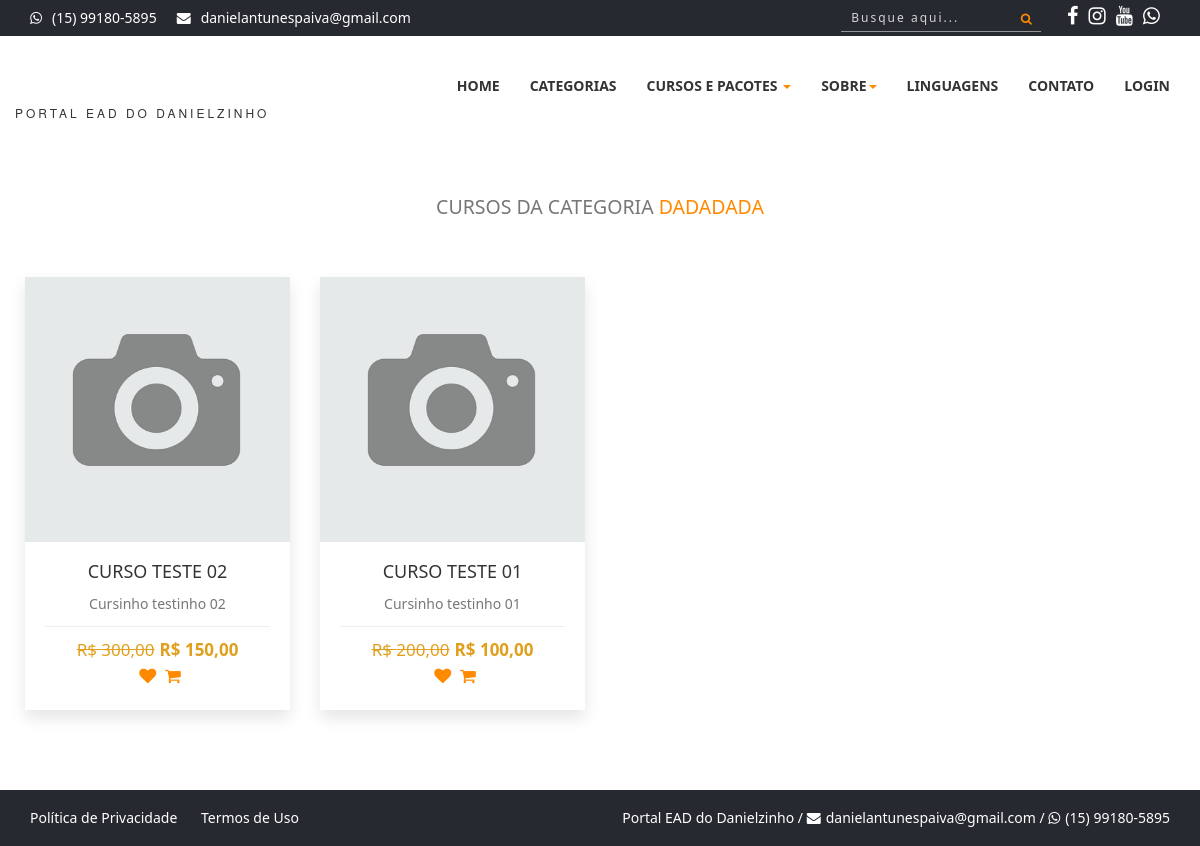
The app's page /categoria-dadadada, older data.
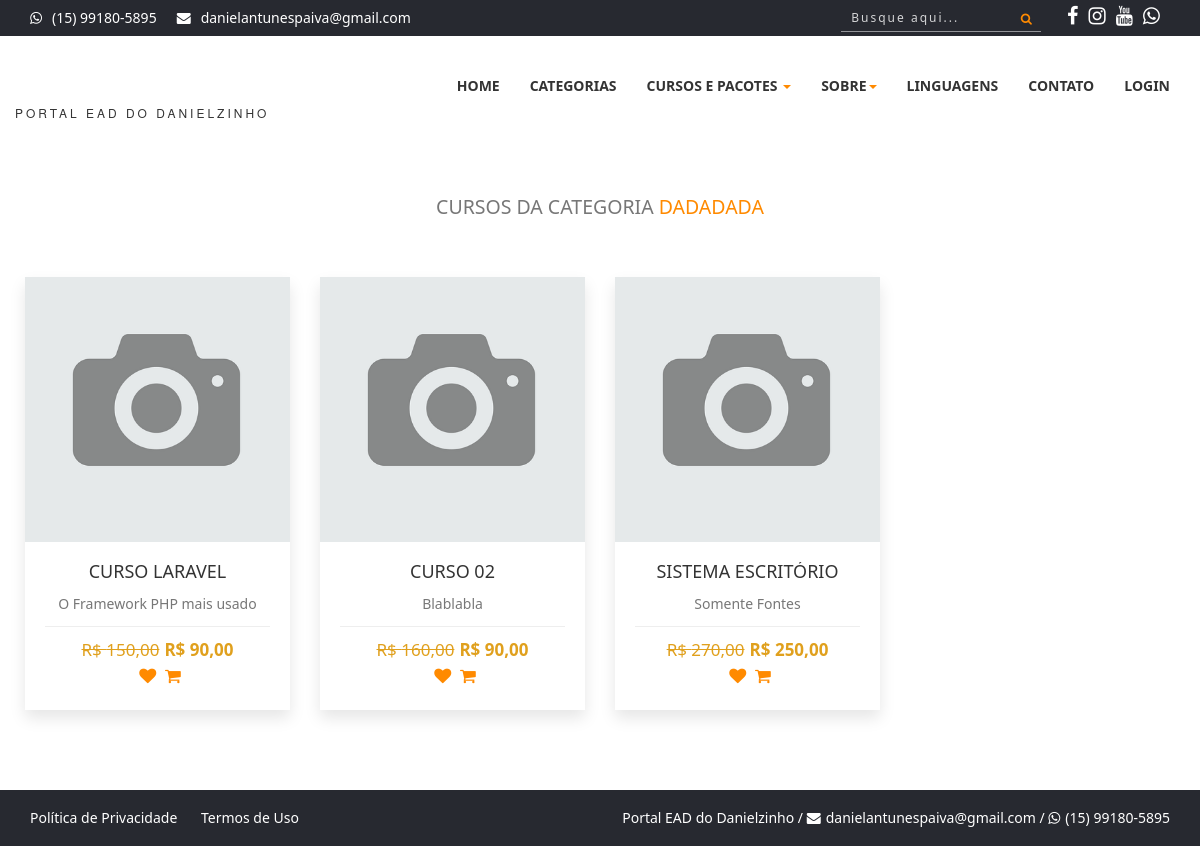
The same page, newer data.
### tables this page shows
CREATE TABLE `cursos` (
  `id` int(11) NOT NULL,
  `nome` varchar(50) NOT NULL,
  `desc_rapida` varchar(60) NOT NULL,
  `desc_longa` text NOT NULL,
  `valor` decimal(8,2) NOT NULL,
  `professor` int(11) NOT NULL,
  `categoria` int(11) NOT NULL,
  `imagem` varchar(100) NOT NULL,
  `status` varchar(20) NOT NULL,
  `carga` int(11) NOT NULL,
  `mensagem` varchar(255) NOT NULL,
  `arquivo` varchar(150) NOT NULL,
  `ano` int(11) NOT NULL,
  `palavras` varchar(255) NOT NULL,
  `grupo` int(11) NOT NULL,
  `nome_url` varchar(150) NOT NULL,
  `pacote` varchar(100) NOT NULL,
  `sistema` varchar(5) NOT NULL,
  `link` varchar(150) NOT NULL,
  `tecnologias` varchar(150) NOT NULL,
  `promocao` decimal(8,2) NOT NULL,
  `matriculas` int(11) NOT NULL
);

### categoria.php (the view, shortened to what this page needs)
<?php
require_once('cabecalho.php');
$url = $_GET['url'];
$query = $pdo->query("SELECT * FROM categorias WHERE nome_url = '$url'");
$res = $query->fetchAll(PDO::FETCH_ASSOC);
$id_cat = $res[0]['id'];
$nome_cat = $res[0]['nome'];
$query = $pdo->query("SELECT * FROM cursos where categoria = '$id_cat' order by id desc");
$res = $query->fetchAll(PDO::FETCH_ASSOC);
$total_reg = @count($res);
if ($total_reg > 0) {
?>
    <div class="section-heading text-center">
        <div class="col-md-12 col-xs-12" style="margin-top:50px">
            <h2><small>Cursos da Categoria <span><?php echo $nome_cat ?></span></small></h2>
        </div>
    </div>
    <section id="portfolio">
        <div class="row" style="margin-left:10px; margin-right:10px; margin-top:-10px;">
            <?php
            for ($i = 0; $i < $total_reg; $i++) {
                $nome = $res[$i]['nome'];
                $desc_rapida = $res[$i]['desc_rapida'];
                $valor = $res[$i]['valor'];
                $promocao = $res[$i]['promocao'];
                $foto = $res[$i]['imagem'];
                $url = $res[$i]['nome_url'];
                $valorF = number_format($valor, 2, ',', '.',);
                $promocaoF = number_format($promocao, 2, ',', '.',);
            ?>
                <div class="col-xs-12 col-sm-6 col-md-3 col-lg-3 portfolio-item">
                    <div class="portfolio-one">
                        <div class="portfolio-head">
                            <div class="portfolio-img"><img alt="" src="sistema/painel-admin/img/cursos/<?php echo $foto ?>"></div>
                        </div>
                        <div class="portfolio-content" align="center">
                            <a href="curso-de-<?php echo $url ?>" title="Detalhes do Curso">
                                <h5 class="title"><?php echo $nome ?></h5>
                                <p style="margin-top:0px;"><?php echo $desc_rapida ?></p>
                            </a>
                            <div class="product-bottom-details">
                                <?php
                                if ($promocao > 0) {
                                ?>
                                    <div class="product-price"><small>R$ <?php echo $valorF ?></small>R$ <?php echo $promocaoF ?></div>
                                <?php } else { ?>
                                    <div class="product-price">R$ <?php echo $valorF ?></div>
                                <?php } ?>
                                <div class="product-links">
                                    <a href=""><i class="fa fa-heart"></i></a>
                                    <a href=""><i class="fa fa-shopping-cart"></i></a>
                                </div>
                            </div>
                        </div>
                    </div>
                </div>
            <?php
            }
            ?>
        </div>
    </section>
<?php
} else {
    echo '<br> <p align="center">Nenhum curso cadastrado nessa categoria</p>';
}
require_once('rodape.php');
?>

Row changes from the older to the newer data that the page shows:
removed cursos: imagem (picture), nome "CURSO TESTE 02", desc_rapida "Cursinho testinho 02", valor "300,00", promocao "150,00"
removed cursos: imagem (picture), nome "CURSO TESTE 01", desc_rapida "Cursinho testinho 01", valor "200,00", promocao "100,00"
added cursos: imagem (picture), nome "CURSO LARAVEL", desc_rapida "O Framework PHP mais usado", valor "150,00", promocao "90,00"
added cursos: imagem (picture), nome "CURSO 02", desc_rapida "Blablabla", valor "160,00", promocao "90,00"
added cursos: imagem (picture), nome "SISTEMA ESCRITÓRIO", desc_rapida "Somente Fontes", valor "270,00", promocao "250,00"
